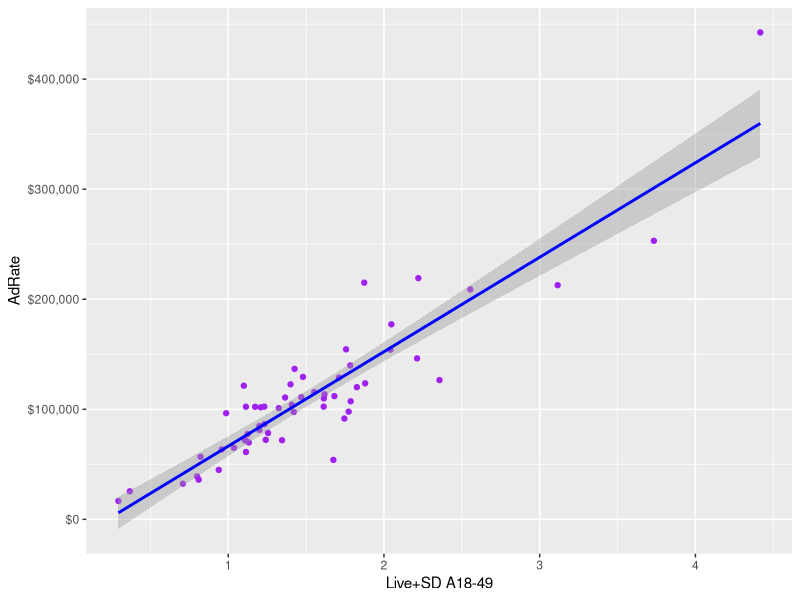
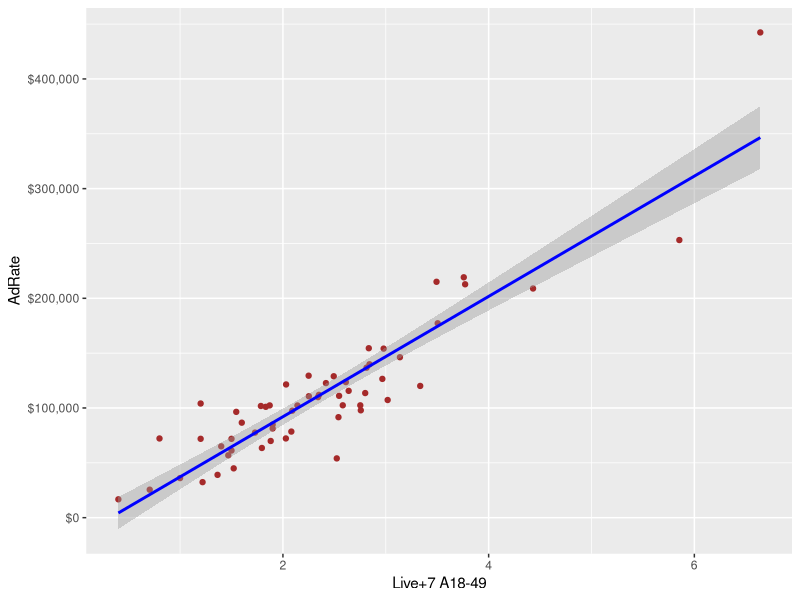
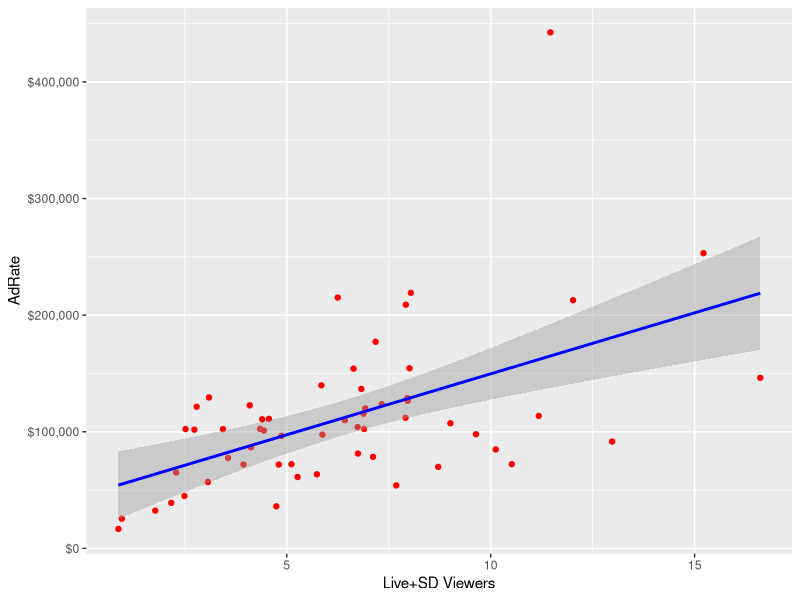
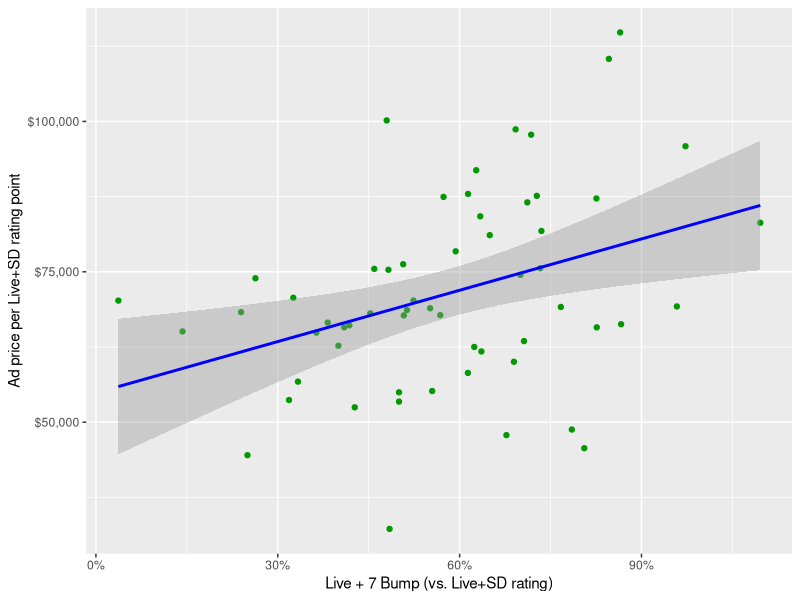

These figures' R source, in order:
require(data.table)
require(ggplot2)
require(scales)
#Read post 1 table
post1 <- fread("post1.csv")

#Post 1 charts: Live+SD, Live+7, total viewers vs. ad rates
qplot(Demo,AdRate,data=post1,color=I("purple"),xlab="Live+SD A18-49") + geom_smooth(method="lm",color="blue") + scale_y_continuous(labels=dollar)
qplot(L7,AdRate,data=post1,color=I("brown"),xlab="Live+7 A18-49") + geom_smooth(method="lm",color="blue") + scale_y_continuous(labels=dollar)
qplot(Viewers,AdRate,data=post1,color=I("red"),xlab="Live+SD Viewers") + geom_smooth(method="lm",color="blue") + scale_y_continuous(labels=dollar)

#add Price and ranks
post1[,Price:=AdRate/Demo]
setorder(post1,-Price)
post1[,PriceRank:=1:.N]
setorder(post1,-L7Bump)
post1[,L7BumpRank:=1:.N]

#Post 1 chart: Live+7 bump vs. Price-per-point
qplot(L7Bump,Price,data=post1,color=I("#009900"),xlab="Live + 7 Bump (vs. Live+SD rating)",ylab="Ad price per Live+SD rating point") + geom_smooth(method="lm",color="blue") + scale_y_continuous(labels=dollar) + scale_x_continuous(labels=percent)

#Post 1 table:
setorder(post1,-L7Bump)
post1[1:15,.(Name,`Price/pt`=Price,PriceRank,L7Bump,L7BumpRank)]
